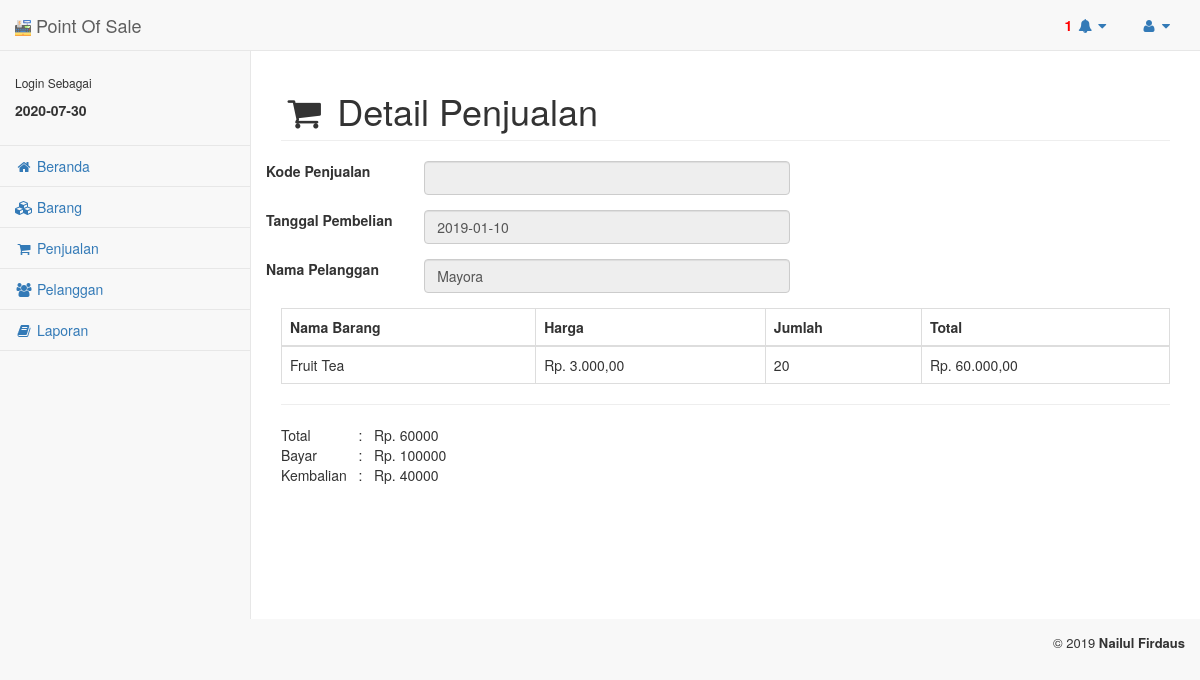
Screenshot of /?page=laporan&aksi=detail_pembelian&kode=PB-2019011010 (signed in) with the database file from the repository.
### tables this page shows
CREATE TABLE `tb_pembelian` (
  `id_pembelian` int(11) NOT NULL,
  `kode_pembelian` varchar(20) NOT NULL,
  `kode_barcode` varchar(20) NOT NULL,
  `jumlah` int(11) NOT NULL,
  `total` int(11) NOT NULL,
  `tgl_pembelian` date NOT NULL,
  `id_supplier` int(11) NOT NULL
);

CREATE TABLE `tb_supplier` (
  `id_supplier` int(11) NOT NULL,
  `nama` varchar(100) NOT NULL,
  `alamat` text NOT NULL,
  `telepon` varchar(15) NOT NULL
);

CREATE TABLE `tb_barang` (
  `id_barang` int(11) NOT NULL,
  `kode_barcode` varchar(20) NOT NULL,
  `nama_barang` varchar(100) NOT NULL,
  `stok` int(11) NOT NULL,
  `satuan` varchar(20) NOT NULL,
  `harga_jual` int(11) NOT NULL,
  `harga_beli` int(11) NOT NULL,
  `keuntungan` int(11) NOT NULL,
  `id_kategori` int(11) NOT NULL
);

CREATE TABLE `tb_pembelian_detail` (
  `kode_pembelian` varchar(20) NOT NULL,
  `total` int(11) NOT NULL,
  `bayar` int(11) NOT NULL,
  `kembalian` int(11) NOT NULL,
  `tanggal` date NOT NULL
);

### format_rupiah.php (called while the page is built)
<?php
function rupiah($angka) {
    $hasil = number_format($angka,2,',','.');
    return $hasil;
}

### laporan/detail_pembelian.php (the view)
<?php
if(isset($_GET['kode'])) {
    $kodepj = $_GET['kode'];
    $query = mysqli_query($koneksi, "SELECT * FROM tb_pembelian, tb_supplier WHERE tb_pembelian.id_supplier=tb_supplier.id_supplier AND tb_pembelian.kode_pembelian = '$kodepj'");
    $data = mysqli_fetch_array($query);
}
?>
<div class="row">
    <div class="col-lg-12">
        <h1 class="page-header"><i class="fa fa-shopping-cart fa-fw"></i> Detail Penjualan</h1>
    </div>
</div>
<div class="row">
    <form class="form-horizontal">
        <div class="form-group">
            <label for="" class="label-control col-md-2">Kode Penjualan</label>
            <div class="col-md-5">
                <input type="text" value="<?php echo $data['kode_penjualan'] ?>" class="form-control" readonly>
            </div>
        </div>
        <div class="form-group">
            <label for="" class="label-control col-md-2">Tanggal Pembelian</label>
            <div class="col-md-5">
                <input type="text" value="<?php echo $data['tgl_pembelian'] ?>" class="form-control" readonly>
            </div>
        </div>
        <div class="form-group">
            <label for="" class="label-control col-md-2">Nama Pelanggan</label>
            <div class="col-md-5">
                <input type="text" value="<?php echo $data['nama'] ?>" class="form-control" readonly>
            </div>
        </div>
    </form>
</div>
<?php
$query2 = mysqli_query($koneksi, "SELECT * FROM tb_pembelian, tb_barang WHERE tb_pembelian.kode_barcode=tb_barang.kode_barcode AND tb_pembelian.kode_pembelian='$kodepj'");
?>
<table class="table table-responsive table-bordered">
    <thead>
        <tr>
            <th>Nama Barang</th>
            <th>Harga</th>
            <th>Jumlah</th>
            <th>Total</th>
        </tr>
    </thead>
    <tbody>
        <?php
        while($row = mysqli_fetch_array($query2)) {
            ?>
            <tr>
                <td><?php echo $row['nama_barang'] ?></td>
                <td>Rp. <?php echo rupiah($row['harga_beli']) ?></td>
                <td><?php echo $row['jumlah'] ?></td>
                <td>Rp. <?php echo rupiah($row['total']) ?></td>
            </tr>
            <?php
        }
        ?>
    </tbody>
</table>
<?php
$query3 = mysqli_query($koneksi, "SELECT * FROM tb_pembelian_detail WHERE kode_pembelian ='$kodepj'");
$data2 = mysqli_fetch_array($query3);
?>
<hr>
<table>
    <tr>
        <td>Total</td>
        <td>&nbsp;&nbsp; : &nbsp;&nbsp;</td>
        <td>Rp. <?php echo $data2['total'] ?></td>
    </tr>
    <tr>
        <td>Bayar</td>
        <td>&nbsp;&nbsp; : &nbsp;&nbsp;</td>
        <td>Rp. <?php echo $data2['bayar'] ?></td>
    </tr>
    <tr>
        <td>Kembalian</td>
        <td>&nbsp;&nbsp; : &nbsp;&nbsp;</td>
        <td>Rp. <?php echo $data2['kembalian'] ?></td>
    </tr>
</table>

### rows the page displays
tb_pembelian: tgl_pembelian "2019-01-10", id_supplier.nama "Mayora", tb_barang.nama_barang "Fruit Tea", tb_barang.harga_beli "3.000,00", jumlah "20", total "60.000,00"
tb_pembelian_detail: total "60000", bayar "100000", kembalian "40000"

### other values shown
$ambil2['barang'] "1"
